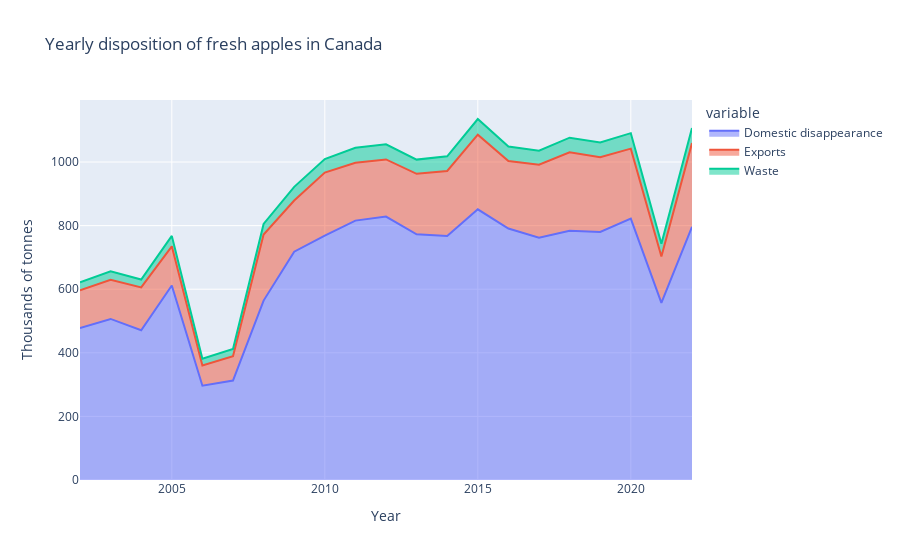

Notebook cell for this chart:
### Code cell
# Filled (stacked) area plot for one commodity's disposition
com = df_coms_3.loc['Apples fresh']
fig = px.area(cat, x=cat.index, y=cat.columns[5:8], title='Yearly disposition of fresh apples in Canada',
              labels={'value': 'Thousands of tonnes'})
fig.show()

### Figure 1 — Plotly figure (JSON) as saved in the notebook; plotly's stock layout.template omitted (floating-point values rounded to 4 significant figures)
{"data": [{"fillpattern": {"shape": ""}, "hovertemplate": "variable=Domestic disappearance<br>Year=%{x}<br>Thousands of tonnes=%{y}<extra></extra>", "legendgroup": "Domestic disappearance", "line": {"color": "#636efa"}, "marker": {"symbol": "circle"}, "mode": "lines", "name": "Domestic disappearance", "orientation": "v", "showlegend": true, "stackgroup": "1", "type": "scatter", "x": [2002, 2003, 2004, 2005, 2006, 2007, 2008, 2009, 2010, 2011, 2012, 2013, 2014, 2015, 2016, 2017, 2018, 2019, 2020, 2021, 2022], "xaxis": "x", "y": [478.0, 506.6, 471.0, 611.9, 296.6, 312.6, 564.2, 717.9, 768.6, 815.7, 828.4, 772.9, 767.5, 851.3, 790.7, 762.2, 783.9, 779.9, 821.9, 556.8, 796.4], "yaxis": "y"}, {"fillpattern": {"shape": ""}, "hovertemplate": "variable=Exports<br>Year=%{x}<br>Thousands of tonnes=%{y}<extra></extra>", "legendgroup": "Exports", "line": {"color": "#EF553B"}, "marker": {"symbol": "circle"}, "mode": "lines", "name": "Exports", "orientation": "v", "showlegend": true, "stackgroup": "1", "type": "scatter", "x": [2002, 2003, 2004, 2005, 2006, 2007, 2008, 2009, 2010, 2011, 2012, 2013, 2014, 2015, 2016, 2017, 2018, 2019, 2020, 2021, 2022], "xaxis": "x", "y": [118.3, 122.9, 134.6, 123.1, 63.59, 76.85, 207.9, 161.1, 198.4, 182.2, 179.9, 190.1, 204.3, 234.7, 212.4, 229.2, 246.5, 235.2, 220.3, 146.3, 263.2], "yaxis": "y"}, {"fillpattern": {"shape": ""}, "hovertemplate": "variable=Waste<br>Year=%{x}<br>Thousands of tonnes=%{y}<extra></extra>", "legendgroup": "Waste", "line": {"color": "#00cc96"}, "marker": {"symbol": "circle"}, "mode": "lines", "name": "Waste", "orientation": "v", "showlegend": true, "stackgroup": "1", "type": "scatter", "x": [2002, 2003, 2004, 2005, 2006, 2007, 2008, 2009, 2010, 2011, 2012, 2013, 2014, 2015, 2016, 2017, 2018, 2019, 2020, 2021, 2022], "xaxis": "x", "y": [25.79, 26.93, 24.79, 32.82, 21.2, 22.58, 33.18, 42.92, 42.17, 46.93, 47.32, 44.65, 46.15, 49.32, 45.87, 44.26, 46.12, 46.22, 48.66, 40.03, 47.53], "yaxis": "y"}], "layout": {"legend": {"title": {"text": "variable"}, "tracegroupgap": 0}, "title": {"text": "Yearly disposition of fresh apples in Canada"}, "xaxis": {"anchor": "y", "domain": [0, 1], "title": {"text": "Year"}}, "yaxis": {"anchor": "x", "domain": [0, 1], "title": {"text": "Thousands of tonnes"}}}}
